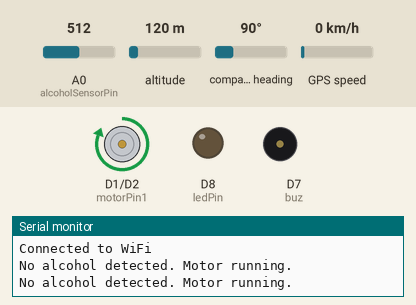
This sketch was run on a simulated ESP8266 (NodeMCU). On the bench: motor-driver pin pairs drawn as motors (green arrow = first pin HIGH = forward, orange = second pin HIGH = backward, longer = more drive), output pins drawn as LEDs (lit = HIGH), buzzer (waves = sounding, pin HIGH), the last lines printed to the serial monitor. Inputs (shaded band) come from the test bench; at power-on: A0 (alcoholSensorPin) = 512, altitude 120 m, compass heading 90°, GPS speed 0 km/h. WiFi joins after 1.5 s; servers stay silent unless stated; the GPS gets a fix after 3 s at 37.7749, -122.4194 with 8 satellites.

Above: at 3.2 s.
3.3 s: A0 (alcoholSensorPin) set to 686
5.2 s: A0 (alcoholSensorPin) set to 718
At 7.1 s:
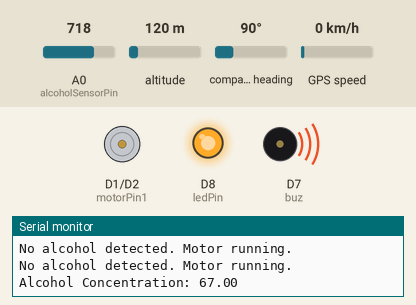
7.5 s: A0 (alcoholSensorPin) set to 690
At 11.2 s:
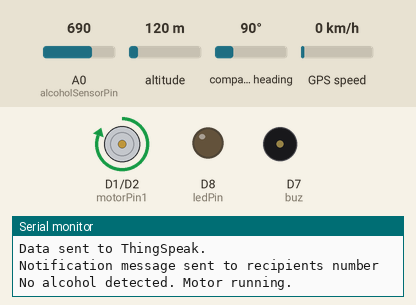
11.5 s: A0 (alcoholSensorPin) set to 710
At 12.9 s:
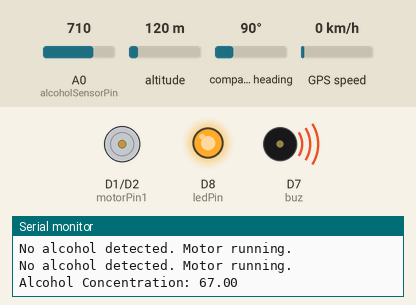
Timing chart, 0 to 14.5 s (numbered marks = the images above; inputs shaded):
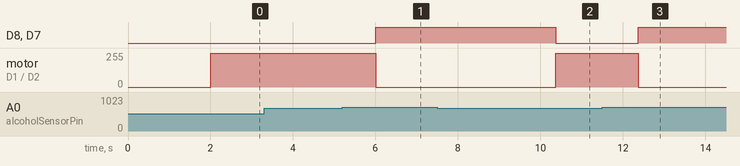

The sketch:

IoT_Project.ino
```cpp
#include <ESP8266WiFi.h>
#include <ThingSpeak.h>
#include <SoftwareSerial.h>
#include <TinyGPS++.h>

const int motorPin1 = D1; // Connect this pin to input 1 on the L293D motor driver
const int motorPin2 = D2; // Connect this pin to input 2 on the L293D motor driver
const int alcoholSensorPin = A0; // Connect the analog pin of the alcohol sensor to A0
const int ledPin = D8;
const int buz = D7;
const char* ssid = "Meem";
const char* password = "meeeeeem";
WiFiClient client;

long myChannelNumber = 2289941; // Replace with your ThingSpeak Channel Number
const char myWriteAPIKey[] = "MBABP3M1I3U82ZSF"; // Replace with your ThingSpeak Write API Key

#define GPS_RX D5
#define GPS_TX D6
#define GPS_BAUD 9600
SoftwareSerial gpsSerial(GPS_RX, GPS_TX);
TinyGPSPlus gps;

void setup() {
  pinMode(motorPin1, OUTPUT);
  pinMode(motorPin2, OUTPUT);
  pinMode(ledPin, OUTPUT); // Set LED pin as OUTPUT
  pinMode(buz, OUTPUT);    // Set Buzzer pin as OUTPUT

  Serial.begin(9600);
  gpsSerial.begin(GPS_BAUD);

  connectToWiFi();
  ThingSpeak.begin(client);
}

void loop() {
  int alcoholLevel = analogRead(alcoholSensorPin);

  if (alcoholLevel > 700) {
    stopMotor();
    Serial.println("Alcohol detected! Motor stopped.");
    Serial.println("Data sent to ThingSpeak.");
    Serial.println("Notification message sent to recipients number");
  } else {
    runMotor();
    Serial.println("No alcohol detected. Motor running.");
  }

  delay(1000);
}

void connectToWiFi() {
  Serial.println("Connecting to Wi-Fi");
  WiFi.begin(ssid, password);

  while (WiFi.status() != WL_CONNECTED) {
    delay(1000);
    Serial.println("Connecting...");
  }

  Serial.println("Connected to WiFi");
}

void runMotor() {
  digitalWrite(motorPin1, HIGH);
  digitalWrite(motorPin2, LOW);
  digitalWrite(ledPin, LOW);
  digitalWrite(buz, LOW);
}

void stopMotor() {
  digitalWrite(motorPin1, LOW);
  digitalWrite(motorPin2, LOW);
  digitalWrite(ledPin, HIGH);
  digitalWrite(buz, HIGH);

  int alcoholValue = analogRead(alcoholSensorPin);
  float voltage = (alcoholValue / 1023.0) * 3.3;
  float alcoholConcentration = map(voltage, 0, 3.3, 0, 100);

  Serial.print("Alcohol Concentration: ");
  Serial.println(alcoholConcentration);

  ThingSpeak.writeField(myChannelNumber, 1, alcoholConcentration, myWriteAPIKey);
  delay(2000);

  if (gps.location.isValid()) {
    float latitude = static_cast<float>(gps.location.lat());
    float longitude = static_cast<float>(gps.location.lng());

    ThingSpeak.writeField(myChannelNumber, 2, latitude, myWriteAPIKey);
    ThingSpeak.writeField(myChannelNumber, 3, longitude, myWriteAPIKey);
  } else {
    Serial.println("GPS is not connected yet.");
  }

  while (gpsSerial.available() > 0) {
    if (gps.encode(gpsSerial.read())) {
      Serial.println(gps.location.lat());
    }
  }

  delay(1000);
}
```

Measured:
- the behaviour switches between 700 and 701 on A0 (alcoholSensorPin) (found by bisection; images 0 and 1)
- after the input at 5.2 s, D8 (ledPin), D7 (buz): LOW → HIGH after 0.81 s; motor on D1 (motorPin1) / D2 (motorPin2): forward 255/255 → stopped after 0.81 s
- after the input at 7.5 s, D8 (ledPin), D7 (buz): HIGH → LOW after 2.9 s; motor on D1 (motorPin1) / D2 (motorPin2): stopped → forward 255/255 after 2.9 s
- after the input at 11.5 s, D8 (ledPin), D7 (buz): LOW → HIGH after 0.87 s; motor on D1 (motorPin1) / D2 (motorPin2): forward 255/255 → stopped after 0.87 s
